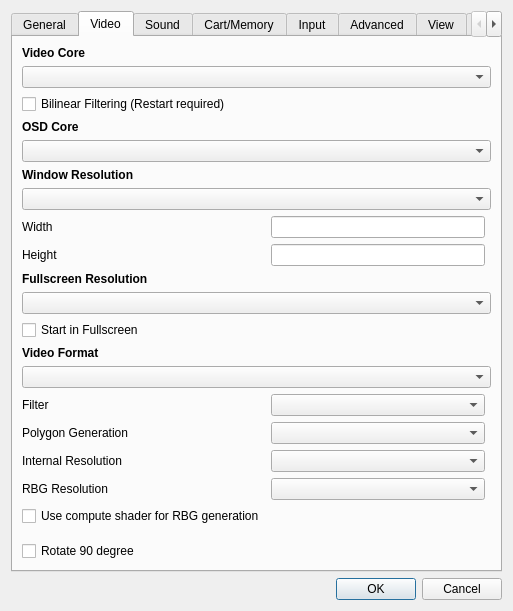
<?xml version="1.0" encoding="UTF-8"?>
<ui version="4.0">
 <class>UISettings</class>
 <widget class="QDialog" name="UISettings">
  <property name="geometry">
   <rect>
    <x>0</x>
    <y>0</y>
    <width>513</width>
    <height>554</height>
   </rect>
  </property>
  <property name="windowTitle">
   <string>Settings</string>
  </property>
  <layout class="QVBoxLayout">
   <item>
    <widget class="QTabWidget" name="twPages">
     <property name="currentIndex">
      <number>1</number>
     </property>
     <widget class="QWidget" name="wGeneral">
      <attribute name="title">
       <string>General</string>
      </attribute>
      <layout class="QGridLayout" name="gridLayout1">
       <item row="21" column="0">
        <widget class="QCheckBox" name="cbEnableMultiThreading">
         <property name="text">
          <string>Enable Multithreading</string>
         </property>
        </widget>
       </item>
       <item row="19" column="0">
        <widget class="QCheckBox" name="cbClockSync">
         <property name="text">
          <string>Synchronize Saturn internal clock with set time</string>
         </property>
        </widget>
       </item>
       <item row="23" column="0">
        <spacer>
         <property name="orientation">
          <enum>Qt::Vertical</enum>
         </property>
         <property name="sizeHint" stdset="0">
          <size>
           <width>20</width>
           <height>2</height>
          </size>
         </property>
        </spacer>
       </item>
       <item row="1" column="0">
        <widget class="QLineEdit" name="leBios"/>
       </item>
       <item row="1" column="1">
        <widget class="QToolButton" name="tbBios">
         <property name="text">
          <string>...</string>
         </property>
        </widget>
       </item>
       <item row="4" column="0" colspan="2">
        <widget class="QLabel" name="lCdRom">
         <property name="font">
          <font>
           <weight>75</weight>
           <bold>true</bold>
          </font>
         </property>
         <property name="text">
          <string>CD-ROM</string>
         </property>
         <property name="textFormat">
          <enum>Qt::PlainText</enum>
         </property>
        </widget>
       </item>
       <item row="5" column="0" colspan="2">
        <widget class="QComboBox" name="cbCdRom"/>
       </item>
       <item row="7" column="0">
        <widget class="QLineEdit" name="leCdRom"/>
       </item>
       <item row="7" column="1">
        <widget class="QToolButton" name="tbCdRom">
         <property name="text">
          <string>...</string>
         </property>
        </widget>
       </item>
       <item row="8" column="0" colspan="2">
        <widget class="QLabel" name="lSaveStates">
         <property name="font">
          <font>
           <weight>75</weight>
           <bold>true</bold>
          </font>
         </property>
         <property name="text">
          <string>Save States</string>
         </property>
         <property name="textFormat">
          <enum>Qt::PlainText</enum>
         </property>
        </widget>
       </item>
       <item row="9" column="0">
        <widget class="QLineEdit" name="leSaveStates"/>
       </item>
       <item row="9" column="1">
        <widget class="QToolButton" name="tbSaveStates">
         <property name="text">
          <string>...</string>
         </property>
        </widget>
       </item>
       <item row="10" column="0" colspan="2">
        <widget class="QLabel" name="lSysLanguageID">
         <property name="font">
          <font>
           <weight>75</weight>
           <bold>true</bold>
          </font>
         </property>
         <property name="text">
          <string>System Language</string>
         </property>
         <property name="textFormat">
          <enum>Qt::PlainText</enum>
         </property>
        </widget>
       </item>
       <item row="11" column="0" colspan="2">
        <widget class="QComboBox" name="cbSysLanguageID"/>
       </item>
       <item row="12" column="0" colspan="2">
        <widget class="QLabel" name="lTranslation">
         <property name="font">
          <font>
           <weight>75</weight>
           <bold>true</bold>
          </font>
         </property>
         <property name="text">
          <string>Translation</string>
         </property>
         <property name="textFormat">
          <enum>Qt::PlainText</enum>
         </property>
        </widget>
       </item>
       <item row="14" column="0" colspan="2">
        <widget class="Line" name="line">
         <property name="orientation">
          <enum>Qt::Horizontal</enum>
         </property>
        </widget>
       </item>
       <item row="15" column="0" colspan="2">
        <widget class="QCheckBox" name="cbEnableFrameSkipLimiter">
         <property name="text">
          <string>Enable Frame Skip/Limiter</string>
         </property>
        </widget>
       </item>
       <item row="16" column="0" colspan="2">
        <widget class="QCheckBox" name="cbShowFPS">
         <property name="text">
          <string>Show FPS</string>
         </property>
        </widget>
       </item>
       <item row="17" column="0" colspan="2">
        <widget class="QCheckBox" name="cbAutostart">
         <property name="text">
          <string>Autostart</string>
         </property>
        </widget>
       </item>
       <item row="0" column="0" colspan="2">
        <widget class="QLabel" name="lBios">
         <property name="font">
          <font>
           <weight>75</weight>
           <bold>true</bold>
          </font>
         </property>
         <property name="text">
          <string>Bios</string>
         </property>
         <property name="textFormat">
          <enum>Qt::PlainText</enum>
         </property>
        </widget>
       </item>
       <item row="6" column="0" colspan="2">
        <widget class="QComboBox" name="cbCdDrive">
         <property name="sizePolicy">
          <sizepolicy hsizetype="Minimum" vsizetype="Fixed">
           <horstretch>0</horstretch>
           <verstretch>0</verstretch>
          </sizepolicy>
         </property>
        </widget>
       </item>
       <item row="13" column="0" colspan="2">
        <widget class="QComboBox" name="cbTranslation"/>
       </item>
       <item row="20" column="0">
        <widget class="QDateTimeEdit" name="dteBaseTime">
         <property name="calendarPopup">
          <bool>true</bool>
         </property>
        </widget>
       </item>
       <item row="22" column="0">
        <widget class="QLabel" name="label_2">
         <property name="text">
          <string>Number of Threads</string>
         </property>
        </widget>
       </item>
       <item row="22" column="1">
        <widget class="QSpinBox" name="sbNumberOfThreads"/>
       </item>
       <item row="2" column="0">
        <widget class="QCheckBox" name="cbEnableBiosEmulation">
         <property name="text">
          <string>Enable Bios Emulation</string>
         </property>
        </widget>
       </item>
      </layout>
     </widget>
     <widget class="QWidget" name="wVideo">
      <attribute name="title">
       <string>Video</string>
      </attribute>
      <layout class="QGridLayout" name="gridLayout2">
       <item row="19" column="0">
        <widget class="QLabel" name="label_6">
         <property name="text">
          <string>Polygon Generation</string>
         </property>
        </widget>
       </item>
       <item row="18" column="0">
        <widget class="QLabel" name="label_5">
         <property name="text">
          <string>Filter</string>
         </property>
        </widget>
       </item>
       <item row="6" column="0" colspan="3">
        <widget class="QComboBox" name="cbAspectRatio"/>
       </item>
       <item row="8" column="0">
        <widget class="QLabel" name="lWinHeight">
         <property name="text">
          <string>Height</string>
         </property>
        </widget>
       </item>
       <item row="3" column="0" colspan="3">
        <widget class="QLabel" name="lOSDCore">
         <property name="font">
          <font>
           <weight>75</weight>
           <bold>true</bold>
          </font>
         </property>
         <property name="text">
          <string>OSD Core</string>
         </property>
         <property name="textFormat">
          <enum>Qt::PlainText</enum>
         </property>
        </widget>
       </item>
       <item row="16" column="0" colspan="3">
        <widget class="QLabel" name="lVideoFormat">
         <property name="font">
          <font>
           <weight>75</weight>
           <bold>true</bold>
          </font>
         </property>
         <property name="text">
          <string>Video Format</string>
         </property>
         <property name="textFormat">
          <enum>Qt::PlainText</enum>
         </property>
        </widget>
       </item>
       <item row="2" column="0">
        <widget class="QCheckBox" name="cbBilinear">
         <property name="text">
          <string>Bilinear Filtering (Restart required)</string>
         </property>
        </widget>
       </item>
       <item row="10" column="0" colspan="3">
        <widget class="QComboBox" name="cbFullscreenResolution"/>
       </item>
       <item row="1" column="0" colspan="3">
        <widget class="QComboBox" name="cbVideoCore"/>
       </item>
       <item row="17" column="0" colspan="3">
        <widget class="QComboBox" name="cbVideoFormat"/>
       </item>
       <item row="5" column="0" colspan="3">
        <widget class="QLabel" name="lWinResolution">
         <property name="font">
          <font>
           <weight>75</weight>
           <bold>true</bold>
          </font>
         </property>
         <property name="text">
          <string>Window Resolution</string>
         </property>
         <property name="textFormat">
          <enum>Qt::PlainText</enum>
         </property>
        </widget>
       </item>
       <item row="9" column="0">
        <widget class="QLabel" name="lFullScreenResolution">
         <property name="font">
          <font>
           <weight>75</weight>
           <bold>true</bold>
          </font>
         </property>
         <property name="text">
          <string>Fullscreen Resolution</string>
         </property>
         <property name="textFormat">
          <enum>Qt::PlainText</enum>
         </property>
        </widget>
       </item>
       <item row="27" column="0" colspan="3">
        <spacer>
         <property name="orientation">
          <enum>Qt::Vertical</enum>
         </property>
         <property name="sizeHint" stdset="0">
          <size>
           <width>20</width>
           <height>2</height>
          </size>
         </property>
        </spacer>
       </item>
       <item row="7" column="0">
        <widget class="QLabel" name="lWinWidth">
         <property name="text">
          <string>Width</string>
         </property>
        </widget>
       </item>
       <item row="12" column="0">
        <widget class="QCheckBox" name="cbFullscreen">
         <property name="text">
          <string>Start in Fullscreen</string>
         </property>
        </widget>
       </item>
       <item row="7" column="1">
        <widget class="QLineEdit" name="leWinWidth"/>
       </item>
       <item row="8" column="1">
        <widget class="QLineEdit" name="leWinHeight"/>
       </item>
       <item row="4" column="0" colspan="3">
        <widget class="QComboBox" name="cbOSDCore"/>
       </item>
       <item row="0" column="0" colspan="3">
        <widget class="QLabel" name="lVideoCore">
         <property name="font">
          <font>
           <weight>75</weight>
           <bold>true</bold>
          </font>
         </property>
         <property name="text">
          <string>Video Core</string>
         </property>
         <property name="textFormat">
          <enum>Qt::PlainText</enum>
         </property>
        </widget>
       </item>
       <item row="18" column="1">
        <widget class="QComboBox" name="cbFilterMode"/>
       </item>
       <item row="19" column="1">
        <widget class="QComboBox" name="cbPolygonGeneration"/>
       </item>
       <item row="28" column="0">
        <widget class="QCheckBox" name="cbRotateScreen">
         <property name="text">
          <string>Rotate 90 degree</string>
         </property>
        </widget>
       </item>
       <item row="20" column="1">
        <widget class="QComboBox" name="cbResolution"/>
       </item>
       <item row="22" column="1">
        <widget class="QComboBox" name="cbRBGREsolution"/>
       </item>
       <item row="20" column="0">
        <widget class="QLabel" name="label_7">
         <property name="text">
          <string>Internal Resolution</string>
         </property>
        </widget>
       </item>
       <item row="22" column="0">
        <widget class="QLabel" name="label_8">
         <property name="text">
          <string>RBG Resolution</string>
         </property>
        </widget>
       </item>
       <item row="23" column="0">
        <widget class="QCheckBox" name="cbUseComputeShader">
         <property name="text">
          <string>Use compute shader for RBG generation</string>
         </property>
        </widget>
       </item>
      </layout>
     </widget>
     <widget class="QWidget" name="wSound">
      <attribute name="title">
       <string>Sound</string>
      </attribute>
      <layout class="QVBoxLayout">
       <item>
        <widget class="QLabel" name="lSoundCore">
         <property name="font">
          <font>
           <weight>75</weight>
           <bold>true</bold>
          </font>
         </property>
         <property name="text">
          <string>Sound Core</string>
         </property>
         <property name="textFormat">
          <enum>Qt::PlainText</enum>
         </property>
        </widget>
       </item>
       <item>
        <widget class="QComboBox" name="cbSoundCore"/>
       </item>
       <item>
        <widget class="QCheckBox" name="cbNewScsp">
         <property name="text">
          <string>Use new scsp</string>
         </property>
        </widget>
       </item>
       <item>
        <widget class="QLabel" name="label_3">
         <property name="text">
          <string>SCSP Sync count per a frame ( 1 - 255 )</string>
         </property>
        </widget>
       </item>
       <item>
        <widget class="QSpinBox" name="spinBox_scs_sync_count">
         <property name="minimum">
          <number>1</number>
         </property>
         <property name="maximum">
          <number>255</number>
         </property>
        </widget>
       </item>
       <item>
        <widget class="QLabel" name="label_4">
         <property name="text">
          <string>Time Synchronization Mode</string>
         </property>
        </widget>
       </item>
       <item>
        <widget class="QComboBox" name="cbTimeMode">
         <item>
          <property name="text">
           <string>Synchronize to CPU</string>
          </property>
         </item>
         <item>
          <property name="text">
           <string>Synchronize to the real time</string>
          </property>
         </item>
        </widget>
       </item>
       <item>
        <spacer>
         <property name="orientation">
          <enum>Qt::Vertical</enum>
         </property>
         <property name="sizeHint" stdset="0">
          <size>
           <width>20</width>
           <height>2</height>
          </size>
         </property>
        </spacer>
       </item>
      </layout>
     </widget>
     <widget class="QWidget" name="wCartMemory">
      <attribute name="title">
       <string>Cart/Memory</string>
      </attribute>
      <layout class="QGridLayout" name="gridLayout3">
       <item row="7" column="3">
        <widget class="QToolButton" name="tbMemory">
         <property name="text">
          <string>...</string>
         </property>
        </widget>
       </item>
       <item row="5" column="3">
        <widget class="QToolButton" name="tbCartridge">
         <property name="text">
          <string>...</string>
         </property>
        </widget>
       </item>
       <item row="6" column="0" colspan="4">
        <widget class="QLabel" name="lMemory">
         <property name="font">
          <font>
           <weight>75</weight>
           <bold>true</bold>
          </font>
         </property>
         <property name="text">
          <string>Memory</string>
         </property>
         <property name="textFormat">
          <enum>Qt::PlainText</enum>
         </property>
        </widget>
       </item>
       <item row="8" column="0" colspan="4">
        <widget class="QLabel" name="lMpegROM">
         <property name="font">
          <font>
           <weight>75</weight>
           <bold>true</bold>
          </font>
         </property>
         <property name="text">
          <string>Mpeg ROM</string>
         </property>
         <property name="textFormat">
          <enum>Qt::PlainText</enum>
         </property>
        </widget>
       </item>
       <item row="7" column="0" colspan="3">
        <widget class="QLineEdit" name="leMemory"/>
       </item>
       <item row="11" column="1">
        <spacer>
         <property name="orientation">
          <enum>Qt::Vertical</enum>
         </property>
         <property name="sizeHint" stdset="0">
          <size>
           <width>20</width>
           <height>2</height>
          </size>
         </property>
        </spacer>
       </item>
       <item row="9" column="3">
        <widget class="QToolButton" name="tbMpegROM">
         <property name="text">
          <string>...</string>
         </property>
        </widget>
       </item>
       <item row="5" column="0" colspan="3">
        <widget class="QLineEdit" name="leCartridge">
         <property name="inputMask">
          <string/>
         </property>
        </widget>
       </item>
       <item row="9" column="0" colspan="3">
        <widget class="QLineEdit" name="leMpegROM"/>
       </item>
       <item row="0" column="0" colspan="4">
        <widget class="QLabel" name="lCartridge">
         <property name="font">
          <font>
           <weight>75</weight>
           <bold>true</bold>
          </font>
         </property>
         <property name="text">
          <string>Cartridge</string>
         </property>
         <property name="textFormat">
          <enum>Qt::PlainText</enum>
         </property>
        </widget>
       </item>
       <item row="2" column="2" colspan="2">
        <widget class="QLineEdit" name="leCartridgeModemIP">
         <property name="toolTip">
          <string/>
         </property>
         <property name="inputMask">
          <string/>
         </property>
         <property name="maxLength">
          <number>15</number>
         </property>
        </widget>
       </item>
       <item row="1" column="0" colspan="4">
        <widget class="QComboBox" name="cbCartridge"/>
       </item>
       <item row="2" column="0">
        <widget class="QLabel" name="lCartridgeModemIP">
         <property name="text">
          <string>Default Dial IP</string>
         </property>
        </widget>
       </item>
       <item row="4" column="2" colspan="2">
        <widget class="QLineEdit" name="leCartridgeModemPort">
         <property name="toolTip">
          <string/>
         </property>
         <property name="text">
          <string notr="true"/>
         </property>
         <property name="maxLength">
          <number>5</number>
         </property>
        </widget>
       </item>
       <item row="4" column="0">
        <widget class="QLabel" name="lCartridgeModemPort">
         <property name="text">
          <string>Port</string>
         </property>
        </widget>
       </item>
       <item row="10" column="0">
        <widget class="QCheckBox" name="checkBox_extended_internal_backup">
         <property name="text">
          <string>Extend Internal backup memory to 8MB</string>
         </property>
        </widget>
       </item>
      </layout>
     </widget>
     <widget class="QWidget" name="wInput">
      <attribute name="title">
       <string>Input</string>
      </attribute>
      <layout class="QGridLayout" name="gridLayout4">
       <item row="0" column="0" colspan="2">
        <widget class="QLabel" name="lInput">
         <property name="sizePolicy">
          <sizepolicy hsizetype="Preferred" vsizetype="Maximum">
           <horstretch>0</horstretch>
           <verstretch>0</verstretch>
          </sizepolicy>
         </property>
         <property name="font">
          <font>
           <weight>75</weight>
           <bold>true</bold>
          </font>
         </property>
         <property name="text">
          <string>Input</string>
         </property>
         <property name="textFormat">
          <enum>Qt::PlainText</enum>
         </property>
        </widget>
       </item>
       <item row="1" column="0" colspan="2">
        <widget class="QComboBox" name="cbInput"/>
       </item>
       <item row="2" column="0">
        <widget class="UIPortManager" name="pmPort1">
         <property name="sizePolicy">
          <sizepolicy hsizetype="Preferred" vsizetype="Expanding">
           <horstretch>0</horstretch>
           <verstretch>0</verstretch>
          </sizepolicy>
         </property>
         <property name="title">
          <string>Port 1</string>
         </property>
        </widget>
       </item>
       <item row="2" column="1">
        <widget class="UIPortManager" name="pmPort2">
         <property name="sizePolicy">
          <sizepolicy hsizetype="Preferred" vsizetype="Expanding">
           <horstretch>0</horstretch>
           <verstretch>0</verstretch>
          </sizepolicy>
         </property>
         <property name="title">
          <string>Port 2</string>
         </property>
        </widget>
       </item>
       <item row="3" column="0">
        <widget class="QLabel" name="lGunMouseSensitivity">
         <property name="font">
          <font>
           <weight>75</weight>
           <bold>true</bold>
          </font>
         </property>
         <property name="text">
          <string>Gun/Mouse Sensitivity</string>
         </property>
        </widget>
       </item>
       <item row="4" column="0" colspan="2">
        <widget class="QSlider" name="sGunMouseSensitivity">
         <property name="minimum">
          <number>1</number>
         </property>
         <property name="maximum">
          <number>400</number>
         </property>
         <property name="orientation">
          <enum>Qt::Horizontal</enum>
         </property>
        </widget>
       </item>
      </layout>
     </widget>
     <widget class="QWidget" name="wAdvanced">
      <attribute name="title">
       <string>Advanced</string>
      </attribute>
      <layout class="QVBoxLayout">
       <item>
        <widget class="QLabel" name="lRegion">
         <property name="font">
          <font>
           <weight>75</weight>
           <bold>true</bold>
          </font>
         </property>
         <property name="text">
          <string>Region</string>
         </property>
         <property name="textFormat">
          <enum>Qt::PlainText</enum>
         </property>
        </widget>
       </item>
       <item>
        <widget class="QComboBox" name="cbRegion"/>
       </item>
       <item>
        <widget class="QLabel" name="lSH2Interpreter">
         <property name="font">
          <font>
           <weight>75</weight>
           <bold>true</bold>
          </font>
         </property>
         <property name="text">
          <string>SH2 Interpreter</string>
         </property>
         <property name="textFormat">
          <enum>Qt::PlainText</enum>
         </property>
        </widget>
       </item>
       <item>
        <widget class="QComboBox" name="cbSH2Interpreter"/>
       </item>
       <item>
        <widget class="QLabel" name="l68kCore">
         <property name="font">
          <font>
           <weight>75</weight>
           <bold>true</bold>
          </font>
         </property>
         <property name="text">
          <string>68000 Core</string>
         </property>
        </widget>
       </item>
       <item>
        <widget class="QComboBox" name="cb68kCore"/>
       </item>
       <item>
        <spacer>
         <property name="orientation">
          <enum>Qt::Vertical</enum>
         </property>
         <property name="sizeHint" stdset="0">
          <size>
           <width>20</width>
           <height>2</height>
          </size>
         </property>
        </spacer>
       </item>
      </layout>
     </widget>
     <widget class="QWidget" name="wView">
      <attribute name="title">
       <string>View</string>
      </attribute>
      <layout class="QGridLayout">
       <item row="6" column="0">
        <spacer>
         <property name="orientation">
          <enum>Qt::Vertical</enum>
         </property>
         <property name="sizeHint" stdset="0">
          <size>
           <width>20</width>
           <height>2</height>
          </size>
         </property>
        </spacer>
       </item>
       <item row="0" column="0" colspan="3">
        <widget class="QLabel" name="lHideMenubar">
         <property name="font">
          <font>
           <weight>75</weight>
           <bold>true</bold>
          </font>
         </property>
         <property name="text">
          <string>Hide Menubar</string>
         </property>
        </widget>
       </item>
       <item row="1" column="0">
        <widget class="QRadioButton" name="rbMenubarNever">
         <property name="text">
          <string>Never</string>
         </property>
         <attribute name="buttonGroup">
          <string notr="true">bgShowMenubar</string>
         </attribute>
        </widget>
       </item>
       <item row="1" column="1">
        <widget class="QRadioButton" name="rbMenubarFullscreen">
         <property name="text">
          <string>On fullscreen</string>
         </property>
         <attribute name="buttonGroup">
          <string notr="true">bgShowMenubar</string>
         </attribute>
        </widget>
       </item>
       <item row="1" column="2">
        <widget class="QRadioButton" name="rbMenubarAlways">
         <property name="text">
          <string>Always</string>
         </property>
         <attribute name="buttonGroup">
          <string notr="true">bgShowMenubar</string>
         </attribute>
        </widget>
       </item>
       <item row="2" column="0" colspan="3">
        <widget class="QLabel" name="lHideToolbar">
         <property name="font">
          <font>
           <weight>75</weight>
           <bold>true</bold>
          </font>
         </property>
         <property name="text">
          <string>Hide Toolbar</string>
         </property>
        </widget>
       </item>
       <item row="3" column="0">
        <widget class="QRadioButton" name="rbToolbarNever">
         <property name="text">
          <string>Never</string>
         </property>
         <attribute name="buttonGroup">
          <string notr="true">bgShowToolbar</string>
         </attribute>
        </widget>
       </item>
       <item row="3" column="1">
        <widget class="QRadioButton" name="rbToolbarFullscreen">
         <property name="text">
          <string>On fullscreen</string>
         </property>
         <attribute name="buttonGroup">
          <string notr="true">bgShowToolbar</string>
         </attribute>
        </widget>
       </item>
       <item row="3" column="2">
        <widget class="QRadioButton" name="rbToolbarAlways">
         <property name="text">
          <string>Always</string>
         </property>
         <attribute name="buttonGroup">
          <string notr="true">bgShowToolbar</string>
         </attribute>
        </widget>
       </item>
       <item row="4" column="0" colspan="3">
        <widget class="QLabel" name="label">
         <property name="font">
          <font>
           <weight>75</weight>
           <bold>true</bold>
          </font>
         </property>
         <property name="text">
          <string>Show Log Window</string>
         </property>
        </widget>
       </item>
       <item row="5" column="1">
        <widget class="QRadioButton" name="rbLogWindowMessage">
         <property name="text">
          <string>On message</string>
         </property>
         <attribute name="buttonGroup">
          <string notr="true">bgShowLogWindow</string>
         </attribute>
        </widget>
       </item>
       <item row="1" column="3">
        <widget class="QRadioButton" name="rbMenubarFullscreenHover">
         <property name="text">
          <string>Display on Hover</string>
         </property>
         <attribute name="buttonGroup">
          <string notr="true">bgShowMenubar</string>
         </attribute>
        </widget>
       </item>
       <item row="5" column="0">
        <widget class="QRadioButton" name="rbLogWindowNever">
         <property name="text">
          <string>Never</string>
         </property>
         <attribute name="buttonGroup">
          <string notr="true">bgShowLogWindow</string>
         </attribute>
        </widget>
       </item>
      </layout>
     </widget>
     <widget class="QWidget" name="tab">
      <attribute name="title">
       <string>Shortcuts</string>
      </attribute>
      <layout class="QVBoxLayout" name="verticalLayout">
       <item>
        <widget class="UIShortcutManager" name="twShortcuts">
         <property name="tabKeyNavigation">
          <bool>false</bool>
         </property>
         <property name="dragDropOverwriteMode">
          <bool>false</bool>
         </property>
         <property name="selectionBehavior">
          <enum>QAbstractItemView::SelectRows</enum>
         </property>
         <attribute name="horizontalHeaderCascadingSectionResizes">
          <bool>false</bool>
         </attribute>
         <attribute name="horizontalHeaderStretchLastSection">
          <bool>false</bool>
         </attribute>
         <attribute name="verticalHeaderVisible">
          <bool>false</bool>
         </attribute>
         <attribute name="verticalHeaderStretchLastSection">
          <bool>false</bool>
         </attribute>
         <column>
          <property name="text">
           <string>Description</string>
          </property>
         </column>
         <column>
          <property name="text">
           <string>Shortcut</string>
          </property>
         </column>
        </widget>
       </item>
      </layout>
     </widget>
    </widget>
   </item>
   <item>
    <widget class="QDialogButtonBox" name="dbbButtons">
     <property name="orientation">
      <enum>Qt::Horizontal</enum>
     </property>
     <property name="standardButtons">
      <set>QDialogButtonBox::Cancel|QDialogButtonBox::Ok</set>
     </property>
    </widget>
   </item>
  </layout>
 </widget>
 <customwidgets>
  <customwidget>
   <class>UIPortManager</class>
   <extends>QGroupBox</extends>
   <header>ui/UIPortManager.h</header>
   <container>1</container>
  </customwidget>
  <customwidget>
   <class>UIShortcutManager</class>
   <extends>QTableWidget</extends>
   <header>UIShortcutManager.h</header>
  </customwidget>
 </customwidgets>
 <resources/>
 <connections>
  <connection>
   <sender>dbbButtons</sender>
   <signal>accepted()</signal>
   <receiver>UISettings</receiver>
   <slot>accept()</slot>
   <hints>
    <hint type="sourcelabel">
     <x>373</x>
     <y>399</y>
    </hint>
    <hint type="destinationlabel">
     <x>383</x>
     <y>403</y>
    </hint>
   </hints>
  </connection>
  <connection>
   <sender>dbbButtons</sender>
   <signal>rejected()</signal>
   <receiver>UISettings</receiver>
   <slot>reject()</slot>
   <hints>
    <hint type="sourcelabel">
     <x>467</x>
     <y>399</y>
    </hint>
    <hint type="destinationlabel">
     <x>453</x>
     <y>352</y>
    </hint>
   </hints>
  </connection>
 </connections>
 <buttongroups>
  <buttongroup name="bgShowMenubar"/>
  <buttongroup name="bgShowToolbar"/>
  <buttongroup name="bgShowLogWindow"/>
 </buttongroups>
</ui>
